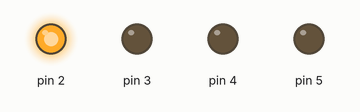
Bench run of a sketch on a simulated Arduino Uno, built with avr-gcc and run on an emulated ATmega328P. Parts: output pins drawn as LEDs (lit = HIGH).

Above: at 0.2 s.
At 2.7 s:
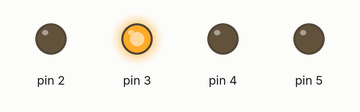
At 5.2 s:
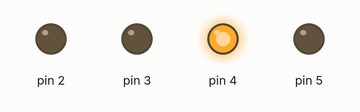
At 7.7 s:
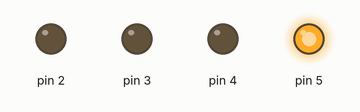
At 11.5 s:
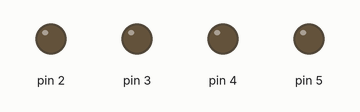
Timing chart, 0 to 13.0 s (numbered marks = the images above):
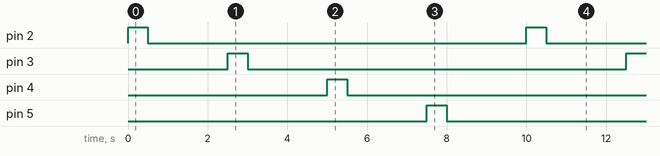

The sketch:

opto_led.ino
```cpp
void setup() {
  pinMode(2, OUTPUT);
  pinMode(3, OUTPUT);
  pinMode(4, OUTPUT);
  pinMode(5,OUTPUT);
}

void loop() {
  //return;

  digitalWrite(2, HIGH); // sets the digital pin 13 on
  delay(500);            // waits for a second
  digitalWrite(2, LOW);  // sets the digital pin 13 off
  delay(2000);            // waits for a second


  digitalWrite(3, HIGH); // sets the digital pin 13 on
  delay(500);            // waits for a second
  digitalWrite(3, LOW);  // sets the digital pin 13 off
  delay(2000);

  digitalWrite(4, HIGH); // sets the digital pin 13 on
  delay(500);            // waits for a second
  digitalWrite(4, LOW);  // sets the digital pin 13 off
  delay(2000);

   digitalWrite(5, HIGH); // sets the digital pin 13 on
  delay(500);            // waits for a second
  digitalWrite(5, LOW);  // sets the digital pin 13 off
  delay(2000);
}
```

Measured:
- by itself, pin 2–5: alternates HIGH for 0.50 s and LOW for 9.5 s
- by itself, everything shown: repeats every 10.0 s, in 8 steps
